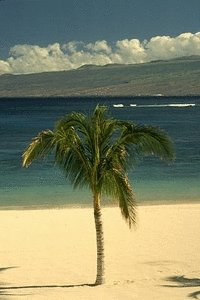
#> input picture beach1.jpg, 200 x 300 px
$ python main.py beach1.jpg 3 5 1.0
#> lines starting #> are read from the running program, lines starting #| are printed output that depends on the picture
### disjointset.py
#!/usr/bin/env python

class Node:
    '''An element in the set.'''
    def __init__(self, key, data):
        self.key = key
        self.data = data
        self.parent = self
        self.rank = 0
        self.size = 1
    def __str__(self):
        return "[data = " + str(self.data) + ", rank = %d, size = %d]" % (self.rank, self.size)

class DisjointSet:
    '''Disjoin set implementation with union by rank and path compression
    heuristics. Keeps a dictionary that maps input data to Nodes.'''
    def __init__(self, num):
        self.dataSet = {}
        self.num = num

    def makeSet(self, k, v):
        self.dataSet[k] = Node(k, v)

    def unionNode(self, x, y):
        rep1 = self.findNode(x)
        rep2 = self.findNode(y)
        return self.link(rep1, rep2)

    # [4 lines left out: function union, not called in this run]

    def link(self, x, y):
        self.num = self.num - 1
        if x.rank > y.rank:
            y.parent = x
            x.size = x.size + y.size
            return x
        else:
            x.parent = y
            y.size = y.size + x.size
            if x.rank == y.rank:
                y.rank = y.rank + 1
            return y

    def findNode(self, x):
        if x != x.parent:
            x.parent = self.findNode(x.parent)
        return x.parent

    def find(self, x):
        return self.findNode(self.dataSet[x])

### graph.py
#!/usr/bin/env python

class Edge:
    def __init__(self, v1, v2, dist):
        self.v1 = v1
        self.v2 = v2
        self.dist = dist
        #print('(%d, %d) = %lf' % (self.v1,self.v2,self.dist))

class Graph:
    def __init__(self, w, h, pix):
        self.w = w
        self.h = h
        self.E = []
        for j in range(h):
            for i in range(w):
                cur = j*w + i
                #print(pix[i,j])
                #for making edge with node below it,[0,0] with [1,0]
                if i < w-1:
                  self.E.append(Edge(cur, j*w + (i+1), self.dist(pix[i,j], pix[i+1,j])))
                #for making edge with node next to it, [0,0] with [0,1[
                if j < h-1:
                  self.E.append(Edge(cur, (j+1)*w + i, self.dist(pix[i,j], pix[i,j+1])))
                #for diagonal right egde
                if i < w-1 and j < h-1:
                  self.E.append(Edge(cur, (j+1)*w + (i+1), self.dist(pix[i,j], pix[i+1,j+1])))
                #for diagonal left egde
                if i < w-1 and j > 0:
                  self.E.append(Edge(cur, (j-1)*w + (i+1), self.dist(pix[i,j], pix[i+1,j-1])))
        self.E.sort(key = lambda a: a.dist)


    def dist(self, v1, v2):
        #return sum(map(lambda a,b: (a-b)*(a-b), v1, v2))**.5
        return abs(v1-v2)

### main.py
#!/usr/bin/env python

import sys
import time
from random import randrange
from PIL import Image
from PIL import ImageFilter
from filterfft import *
from disjointset import DisjointSet
from graph import Graph


#Default Values
K = 300
MinCC = 20
Sigma = 0.5

#Runtime scale of observation
#Larger K larger components
def tau(C):
    return K/float(C)

#width,height, disjoint set, graph
def segment(w, h, ds, g):
	# K*w*h
    dist = [tau(1.0)]*(w*h)
    #merges
    me = 0
    for e in g.E:
        #print('Edge %d and %d = %f' % (e.v1, e.v2, e.dist))
        p1 = ds.find(e.v1)
        p2 = ds.find(e.v2)
        if p1 != p2:
            if e.dist <= min(dist[p1.key], dist[p2.key]):
                pn = ds.unionNode(p1, p2)
                dist[pn.key] = e.dist + tau(pn.size)
                #print('Merging %d and %d, sz = %d, tau = %lf, dist = %lf, tot = %lf' % (p1.key, p2.key, pn.size, tau(pn.size), e.dist, dist[pn.key]))
                me = me + 1
    #for i in range(w*h):
    #    print (dist[i])
    print('Total merges: ',me)

def postprocess(ds, g):
    for e in g.E:
        p1 = ds.find(e.v1)
        p2 = ds.find(e.v2)
        if p1 != p2:
            if p1.size < MinCC or p2.size < MinCC:
                ds.unionNode(p1, p2)

def randomColour(w, pix, ds, image):
    orig_img = Image.open("beach1.jpg")
    #orig_img.show()
    orig_pix = orig_img.load()
    col = list()
    cols = list()
    i=0
    for (pp, node) in ds.dataSet.items():
    	#Parent returned, COlor is assigned to parent and then applied to all childrens O(n logn)
        rep = ds.findNode(node)
        if rep not in col:
        	col.append(rep)
        	cols.append((randrange(0, 255),randrange(0, 255),randrange(0, 255)))
        	(j,i) = (pp/w, pp%w)
        	orig_pix[i,j] = (255,255,255)
        	i = i+1
        else:
        	ind = col.index(rep)
        	(j,i) = (pp/w, pp%w)
        	orig_pix[i,j] = cols[ind]
    orig_img.show()
    return len(col)

if __name__ == '__main__':
    if len(sys.argv) < 2:
        print("Usage: main.py image [K min sigma]")
        sys.exit()

    if len(sys.argv) > 2:
        K = int(sys.argv[2])
    if len(sys.argv) > 3:
        MinCC = int(sys.argv[3])
    if len(sys.argv) > 4:
        Sigma = float(sys.argv[4])

    print('Processing image %s, K = %d', sys.argv[1], K)
    start = time.time()

# Apply gaussian filter to all color channels separately
    im = Image.open(sys.argv[1])
#> im is the input picture: PIL image 200x300 RGB; mean R, G, B 129.5, 133.2, 105
    im = im.convert('1')
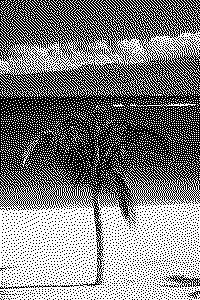
#> im: PIL image 200x300 1; 50.4% white; black in thin lines or dots
    #im.show()
    (width, height) = im.size
#> width = 200; height = 300
    #print('Image width = %d, height = %d' % (width, height))

	#Smoothning
    print('Blurring with Sigma = %f' , Sigma)

    #Split this image into individual bands.
    #This method returns a tuple of individual image bands from an image.
    #For example, splitting an “RGB” image creates three new images each containing a copy of one of the original bands (red, green, blue).
    #Returns:	A tuple containing bands.
    source = im.split()

    '''blurred = []
    for c in range(len(source)):
        I = numpy.asarray(source[c])
        I = filter(I, gaussian(Sigma))
        blurred.append(Image.fromarray(numpy.uint8(I)))'''

    #Merging the image with blurred Image
    #im = Image.merge(im.mode, tuple(blurred))
    #im.show()


    pix = im.load()
    ds = DisjointSet(width*height)
    for j in range(height):
        for i in range(width):
            ds.makeSet(j*width + i, pix[i,j])
            #print( pix[i,j])

    print('Number of pixels: %d' % len(ds.dataSet))
#| Number of pixels: 60000
    g = Graph(width, height, pix)
    print(g)
#> (printed output is left out)
    #print(pix)
    print('Number of edges in the graph: %d' % len(g.E))
#| Number of edges in the graph: 238502
    print('Time: %lf' % (time.time() - start))

    segstart = time.time()
    segment(width, height, ds, g)
#| Total merges:  55190
    print('Segmentation done in %lf, found %d segments' % (time.time() - segstart, ds.num))

    print('Postprocessing small components, min = %d' % MinCC)
    postproc = time.time()
    postprocess(ds, g)
    print('Postprocessing done in %lf' % (time.time() - postproc))

    l = randomColour(width, pix, ds , sys.argv[1])
#> in randomColour, `orig_img.show()`:
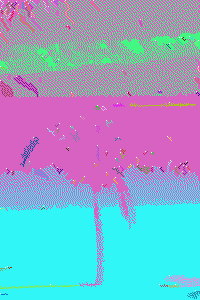
#> shown: PIL image 200x300 RGB; mean R, G, B 137.5, 169.4, 202.8
    #print('Regions produced: %d' % l)

    print
    print('Time total: %lf' % (time.time() - start))

    im.show()
